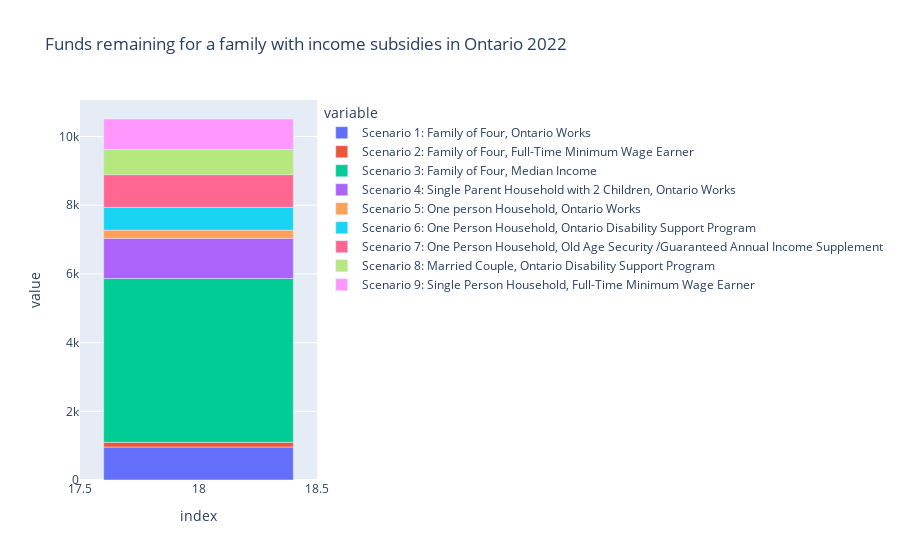

Notebook cell for this chart:
### Code cell
# graph showing graph for funds remaining after expenses
remaining_funds1 = df_1[df_1['Item'] == 'Funds Remaining']
remaining_funds1.drop(columns =['Item', 'Category'], inplace = True)
remaining_funds1 = remaining_funds1.convert_dtypes(int)
remaining_funds1['Scenario 1: Family of Four, Ontario Works']=remaining_funds1['Scenario 1: Family of Four, Ontario Works'].astype('int')
remaining_funds1['Scenario 2: Family of Four, Full-Time Minimum Wage Earner']=remaining_funds1['Scenario 2: Family of Four, Full-Time Minimum Wage Earner'].astype('int')
remaining_funds1['Scenario 3: Family of Four, Median Income']=remaining_funds1['Scenario 3: Family of Four, Median Income'].astype('int')
remaining_funds1['Scenario 4: Single Parent Household with 2 Children, Ontario Works']=remaining_funds1['Scenario 4: Single Parent Household with 2 Children, Ontario Works'].astype('int')
remaining_funds1['Scenario 5: One person Household, Ontario Works']=remaining_funds1['Scenario 5: One person Household, Ontario Works'].astype('int')
remaining_funds1['Scenario 6: One Person Household, Ontario Disability Support Program']=remaining_funds1['Scenario 6: One Person Household, Ontario Disability Support Program'].astype('int')
remaining_funds1['Scenario 7: One Person Household, Old Age Security /Guaranteed Annual Income Supplement']=remaining_funds1['Scenario 7: One Person Household, Old Age Security /Guaranteed Annual Income Supplement'].astype('int')
remaining_funds1['Scenario 8: Married Couple, Ontario Disability Support Program']=remaining_funds1['Scenario 8: Married Couple, Ontario Disability Support Program'].astype('int')

remaining_funds1['Scenario 9: Single Person Household, Full-Time Minimum Wage Earner']=remaining_funds1['Scenario 9: Single Person Household, Full-Time Minimum Wage Earner'].astype(int)

remaining_funds1.plot(kind = 'line',  ) 
remaining_funds1
pd.options.plotting.backend = "plotly"
fig2 = remaining_funds1.plot.bar(title = "Funds remaining for a family with income subsidies in Ontario 2022 ")
fig2.show()

### Figure 1 — Plotly figure (JSON) as saved in the notebook; plotly's stock layout.template omitted (floating-point values rounded to 4 significant figures)
{"data": [{"alignmentgroup": "True", "hovertemplate": "variable=Scenario 1: Family of Four, Ontario Works<br>index=%{x}<br>value=%{y}<extra></extra>", "legendgroup": "Scenario 1: Family of Four, Ontario Works", "marker": {"color": "#636efa", "pattern": {"shape": ""}}, "name": "Scenario 1: Family of Four, Ontario Works", "offsetgroup": "Scenario 1: Family of Four, Ontario Works", "orientation": "v", "showlegend": true, "textposition": "auto", "type": "bar", "x": [18], "xaxis": "x", "y": [960], "yaxis": "y"}, {"alignmentgroup": "True", "hovertemplate": "variable=Scenario 2: Family of Four, Full-Time Minimum Wage Earner<br>index=%{x}<br>value=%{y}<extra></extra>", "legendgroup": "Scenario 2: Family of Four, Full-Time Minimum Wage Earner", "marker": {"color": "#EF553B", "pattern": {"shape": ""}}, "name": "Scenario 2: Family of Four, Full-Time Minimum Wage Earner", "offsetgroup": "Scenario 2: Family of Four, Full-Time Minimum Wage Earner", "orientation": "v", "showlegend": true, "textposition": "auto", "type": "bar", "x": [18], "xaxis": "x", "y": [138], "yaxis": "y"}, {"alignmentgroup": "True", "hovertemplate": "variable=Scenario 3: Family of Four, Median Income<br>index=%{x}<br>value=%{y}<extra></extra>", "legendgroup": "Scenario 3: Family of Four, Median Income", "marker": {"color": "#00cc96", "pattern": {"shape": ""}}, "name": "Scenario 3: Family of Four, Median Income", "offsetgroup": "Scenario 3: Family of Four, Median Income", "orientation": "v", "showlegend": true, "textposition": "auto", "type": "bar", "x": [18], "xaxis": "x", "y": [4768], "yaxis": "y"}, {"alignmentgroup": "True", "hovertemplate": "variable=Scenario 4: Single Parent Household with 2 Children, Ontario Works<br>index=%{x}<br>value=%{y}<extra></extra>", "legendgroup": "Scenario 4: Single Parent Household with 2 Children, Ontario Works", "marker": {"color": "#ab63fa", "pattern": {"shape": ""}}, "name": "Scenario 4: Single Parent Household with 2 Children, Ontario Works", "offsetgroup": "Scenario 4: Single Parent Household with 2 Children, Ontario Works", "orientation": "v", "showlegend": true, "textposition": "auto", "type": "bar", "x": [18], "xaxis": "x", "y": [1170], "yaxis": "y"}, {"alignmentgroup": "True", "hovertemplate": "variable=Scenario 5: One person Household, Ontario Works<br>index=%{x}<br>value=%{y}<extra></extra>", "legendgroup": "Scenario 5: One person Household, Ontario Works", "marker": {"color": "#FFA15A", "pattern": {"shape": ""}}, "name": "Scenario 5: One person Household, Ontario Works", "offsetgroup": "Scenario 5: One person Household, Ontario Works", "orientation": "v", "showlegend": true, "textposition": "auto", "type": "bar", "x": [18], "xaxis": "x", "y": [239], "yaxis": "y"}, {"alignmentgroup": "True", "hovertemplate": "variable=Scenario 6: One Person Household, Ontario Disability Support Program<br>index=%{x}<br>value=%{y}<extra></extra>", "legendgroup": "Scenario 6: One Person Household, Ontario Disability Support Program", "marker": {"color": "#19d3f3", "pattern": {"shape": ""}}, "name": "Scenario 6: One Person Household, Ontario Disability Support Program", "offsetgroup": "Scenario 6: One Person Household, Ontario Disability Support Program", "orientation": "v", "showlegend": true, "textposition": "auto", "type": "bar", "x": [18], "xaxis": "x", "y": [662], "yaxis": "y"}, {"alignmentgroup": "True", "hovertemplate": "variable=Scenario 7: One Person Household, Old Age Security /Guaranteed Annual Income Supplement<br>index=%{x}<br>value=%{y}<extra></extra>", "legendgroup": "Scenario 7: One Person Household, Old Age Security /Guaranteed Annual Income Supplement", "marker": {"color": "#FF6692", "pattern": {"shape": ""}}, "name": "Scenario 7: One Person Household, Old Age Security /Guaranteed Annual Income Supplement", "offsetgroup": "Scenario 7: One Person Household, Old Age Security /Guaranteed Annual Income Supplement", "orientation": "v", "showlegend": true, "textposition": "auto", "type": "bar", "x": [18], "xaxis": "x", "y": [953], "yaxis": "y"}, {"alignmentgroup": "True", "hovertemplate": "variable=Scenario 8: Married Couple, Ontario Disability Support Program<br>index=%{x}<br>value=%{y}<extra></extra>", "legendgroup": "Scenario 8: Married Couple, Ontario Disability Support Program", "marker": {"color": "#B6E880", "pattern": {"shape": ""}}, "name": "Scenario 8: Married Couple, Ontario Disability Support Program", "offsetgroup": "Scenario 8: Married Couple, Ontario Disability Support Program", "orientation": "v", "showlegend": true, "textposition": "auto", "type": "bar", "x": [18], "xaxis": "x", "y": [734], "yaxis": "y"}, {"alignmentgroup": "True", "hovertemplate": "variable=Scenario 9: Single Person Household, Full-Time Minimum Wage Earner<br>index=%{x}<br>value=%{y}<extra></extra>", "legendgroup": "Scenario 9: Single Person Household, Full-Time Minimum Wage Earner", "marker": {"color": "#FF97FF", "pattern": {"shape": ""}}, "name": "Scenario 9: Single Person Household, Full-Time Minimum Wage Earner", "offsetgroup": "Scenario 9: Single Person Household, Full-Time Minimum Wage Earner", "orientation": "v", "showlegend": true, "textposition": "auto", "type": "bar", "x": [18], "xaxis": "x", "y": [886], "yaxis": "y"}], "layout": {"autosize": true, "barmode": "relative", "legend": {"title": {"text": "variable"}, "tracegroupgap": 0}, "title": {"text": "Funds remaining for a family with income subsidies in Ontario 2022 "}, "xaxis": {"anchor": "y", "autorange": true, "domain": [0, 1], "range": [17.5, 18.5], "title": {"text": "index"}, "type": "linear"}, "yaxis": {"anchor": "x", "autorange": true, "domain": [0, 1], "range": [0, 11060.0], "title": {"text": "value"}, "type": "linear"}}}
